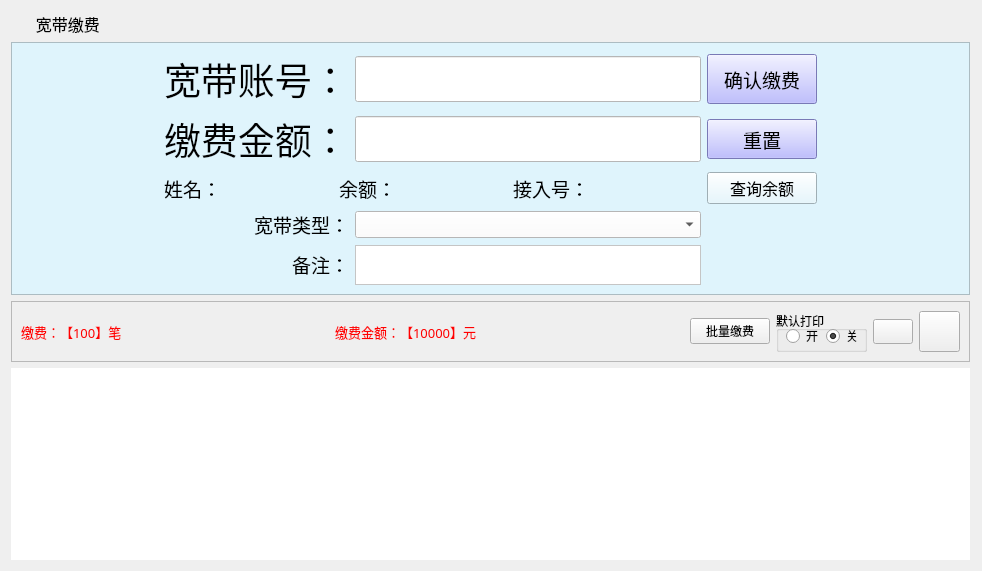
  <widget class="QWidget" name="tab_1">
   <attribute name="title">
    <string>宽带缴费</string>
   </attribute>
   <layout class="QGridLayout" name="gridLayout_5">
    <item row="0" column="0">
     <widget class="QLabel" name="label">
      <property name="sizePolicy">
       <sizepolicy hsizetype="Preferred" vsizetype="Preferred">
        <horstretch>0</horstretch>
        <verstretch>0</verstretch>
       </sizepolicy>
      </property>
      <property name="font">
       <font>
        <family>微软雅黑</family>
        <pointsize>12</pointsize>
       </font>
      </property>
      <property name="styleSheet">
       <string notr="true">background-image: url(:/bg/images/mainframe/navigator.png);
background-repeat: no-repeat;</string>
      </property>
      <property name="text">
       <string>      宽带缴费</string>
      </property>
     </widget>
    </item>
    <item row="0" column="1">
     <spacer name="horizontalSpacer">
      <property name="orientation">
       <enum>Qt::Horizontal</enum>
      </property>
      <property name="sizeType">
       <enum>QSizePolicy::Fixed</enum>
      </property>
      <property name="sizeHint" stdset="0">
       <size>
        <width>1</width>
        <height>25</height>
       </size>
      </property>
     </spacer>
    </item>
    <item row="1" column="0">
     <widget class="QFrame" name="frame">
      <property name="styleSheet">
       <string notr="true">background-color: rgb(223, 244, 252);</string>
      </property>
      <property name="frameShape">
       <enum>QFrame::StyledPanel</enum>
      </property>
      <property name="frameShadow">
       <enum>QFrame::Raised</enum>
      </property>
      <layout class="QGridLayout" name="gridLayout_4">
       <item row="0" column="0">
        <spacer name="horizontalSpacer_3">
         <property name="orientation">
          <enum>Qt::Horizontal</enum>
         </property>
         <property name="sizeHint" stdset="0">
          <size>
           <width>54</width>
           <height>20</height>
          </size>
         </property>
        </spacer>
       </item>
       <item row="0" column="1">
        <widget class="QLabel" name="label_2">
         <property name="font">
          <font>
           <family>黑体</family>
           <pointsize>28</pointsize>
          </font>
         </property>
         <property name="text">
          <string>宽带账号：</string>
         </property>
        </widget>
       </item>
       <item row="0" column="2">
        <widget class="QLineEdit" name="txi_internetAccount">
         <property name="sizePolicy">
          <sizepolicy hsizetype="Fixed" vsizetype="Fixed">
           <horstretch>0</horstretch>
           <verstretch>0</verstretch>
          </sizepolicy>
         </property>
         <property name="minimumSize">
          <size>
           <width>0</width>
           <height>46</height>
          </size>
         </property>
         <property name="maximumSize">
          <size>
           <width>16777215</width>
           <height>46</height>
          </size>
         </property>
         <property name="font">
          <font>
           <family>黑体</family>
           <pointsize>28</pointsize>
          </font>
         </property>
         <property name="styleSheet">
          <string notr="true">background-color: rgb(255, 255, 255);</string>
         </property>
         <property name="text">
          <string/>
         </property>
         <property name="maxLength">
          <number>20</number>
         </property>
        </widget>
       </item>
       <item row="0" column="3">
        <widget class="QPushButton" name="btn_submit">
         <property name="minimumSize">
          <size>
           <width>110</width>
           <height>40</height>
          </size>
         </property>
         <property name="maximumSize">
          <size>
           <width>110</width>
           <height>50</height>
          </size>
         </property>
         <property name="font">
          <font>
           <family>宋体</family>
           <pointsize>14</pointsize>
          </font>
         </property>
         <property name="styleSheet">
          <string notr="true">background-color: rgb(170, 170, 255);</string>
         </property>
         <property name="text">
          <string>确认缴费</string>
         </property>
        </widget>
       </item>
       <item row="0" column="4">
        <spacer name="horizontalSpacer_9">
         <property name="orientation">
          <enum>Qt::Horizontal</enum>
         </property>
         <property name="sizeHint" stdset="0">
          <size>
           <width>82</width>
           <height>43</height>
          </size>
         </property>
        </spacer>
       </item>
       <item row="1" column="0">
        <spacer name="horizontalSpacer_4">
         <property name="orientation">
          <enum>Qt::Horizontal</enum>
         </property>
         <property name="sizeHint" stdset="0">
          <size>
           <width>54</width>
           <height>20</height>
          </size>
         </property>
        </spacer>
       </item>
       <item row="1" column="1">
        <widget class="QLabel" name="label_3">
         <property name="font">
          <font>
           <family>黑体</family>
           <pointsize>28</pointsize>
          </font>
         </property>
         <property name="text">
          <string>缴费金额：</string>
         </property>
        </widget>
       </item>
       <item row="1" column="2">
        <widget class="QLineEdit" name="txi_money">
         <property name="sizePolicy">
          <sizepolicy hsizetype="Fixed" vsizetype="Fixed">
           <horstretch>0</horstretch>
           <verstretch>0</verstretch>
          </sizepolicy>
         </property>
         <property name="minimumSize">
          <size>
           <width>0</width>
           <height>46</height>
          </size>
         </property>
         <property name="maximumSize">
          <size>
           <width>16777215</width>
           <height>46</height>
          </size>
         </property>
         <property name="font">
          <font>
           <family>黑体</family>
           <pointsize>28</pointsize>
          </font>
         </property>
         <property name="styleSheet">
          <string notr="true">background-color: rgb(255, 255, 255);</string>
         </property>
         <property name="text">
          <string/>
         </property>
         <property name="maxLength">
          <number>10</number>
         </property>
        </widget>
       </item>
       <item row="1" column="3">
        <widget class="QPushButton" name="btn_reset">
         <property name="minimumSize">
          <size>
           <width>110</width>
           <height>40</height>
          </size>
         </property>
         <property name="maximumSize">
          <size>
           <width>110</width>
           <height>40</height>
          </size>
         </property>
         <property name="font">
          <font>
           <family>宋体</family>
           <pointsize>14</pointsize>
          </font>
         </property>
         <property name="styleSheet">
          <string notr="true">background-color: rgb(170, 170, 255);</string>
         </property>
         <property name="text">
          <string>重置</string>
         </property>
        </widget>
       </item>
       <item row="1" column="4">
        <spacer name="horizontalSpacer_10">
         <property name="orientation">
          <enum>Qt::Horizontal</enum>
         </property>
         <property name="sizeHint" stdset="0">
          <size>
           <width>82</width>
           <height>43</height>
          </size>
         </property>
        </spacer>
       </item>
       <item row="2" column="0">
        <spacer name="horizontalSpacer_6">
         <property name="orientation">
          <enum>Qt::Horizontal</enum>
         </property>
         <property name="sizeHint" stdset="0">
          <size>
           <width>54</width>
           <height>20</height>
          </size>
         </property>
        </spacer>
       </item>
       <item row="2" column="1" colspan="2">
        <layout class="QHBoxLayout" name="horizontalLayout">
         <item>
          <widget class="QLabel" name="label_15">
           <property name="sizePolicy">
            <sizepolicy hsizetype="Fixed" vsizetype="Preferred">
             <horstretch>0</horstretch>
             <verstretch>0</verstretch>
            </sizepolicy>
           </property>
           <property name="font">
            <font>
             <family>宋体</family>
             <pointsize>14</pointsize>
            </font>
           </property>
           <property name="text">
            <string>姓名：</string>
           </property>
          </widget>
         </item>
         <item>
          <widget class="QLabel" name="txt_name">
           <property name="sizePolicy">
            <sizepolicy hsizetype="Preferred" vsizetype="Preferred">
             <horstretch>0</horstretch>
             <verstretch>0</verstretch>
            </sizepolicy>
           </property>
           <property name="font">
            <font>
             <family>宋体</family>
             <pointsize>14</pointsize>
            </font>
           </property>
           <property name="styleSheet">
            <string notr="true">color: rgb(255, 0, 0);</string>
           </property>
           <property name="text">
            <string/>
           </property>
          </widget>
         </item>
         <item>
          <widget class="QLabel" name="label_16">
           <property name="sizePolicy">
            <sizepolicy hsizetype="Fixed" vsizetype="Preferred">
             <horstretch>0</horstretch>
             <verstretch>0</verstretch>
            </sizepolicy>
           </property>
           <property name="font">
            <font>
             <family>宋体</family>
             <pointsize>14</pointsize>
            </font>
           </property>
           <property name="text">
            <string>余额：</string>
           </property>
          </widget>
         </item>
         <item>
          <widget class="QLabel" name="txt_money">
           <property name="font">
            <font>
             <family>宋体</family>
             <pointsize>14</pointsize>
            </font>
           </property>
           <property name="styleSheet">
            <string notr="true">color: rgb(255, 0, 0);</string>
           </property>
           <property name="text">
            <string/>
           </property>
          </widget>
         </item>
         <item>
          <widget class="QLabel" name="label_17">
           <property name="sizePolicy">
            <sizepolicy hsizetype="Fixed" vsizetype="Preferred">
             <horstretch>0</horstretch>
             <verstretch>0</verstretch>
            </sizepolicy>
           </property>
           <property name="font">
            <font>
             <family>宋体</family>
             <pointsize>14</pointsize>
            </font>
           </property>
           <property name="text">
            <string>接入号：</string>
           </property>
          </widget>
         </item>
         <item>
          <widget class="QLabel" name="txt_access_num">
           <property name="font">
            <font>
             <family>宋体</family>
             <pointsize>14</pointsize>
            </font>
           </property>
           <property name="styleSheet">
            <string notr="true">color: rgb(255, 0, 0);</string>
           </property>
           <property name="text">
            <string/>
           </property>
          </widget>
         </item>
        </layout>
       </item>
       <item row="2" column="3">
        <widget class="QPushButton" name="btn_search_kd">
         <property name="minimumSize">
          <size>
           <width>0</width>
           <height>30</height>
          </size>
         </property>
         <property name="font">
          <font>
           <family>微软雅黑</family>
           <pointsize>12</pointsize>
          </font>
         </property>
         <property name="text">
          <string>查询余额</string>
         </property>
        </widget>
       </item>
       <item row="2" column="4">
        <spacer name="horizontalSpacer_38">
         <property name="orientation">
          <enum>Qt::Horizontal</enum>
         </property>
         <property name="sizeHint" stdset="0">
          <size>
           <width>82</width>
           <height>27</height>
          </size>
         </property>
        </spacer>
       </item>
       <item row="3" column="0">
        <spacer name="horizontalSpacer_2">
         <property name="orientation">
          <enum>Qt::Horizontal</enum>
         </property>
         <property name="sizeHint" stdset="0">
          <size>
           <width>83</width>
           <height>20</height>
          </size>
         </property>
        </spacer>
       </item>
       <item row="3" column="1">
        <widget class="QLabel" name="label_4">
         <property name="font">
          <font>
           <family>宋体</family>
           <pointsize>14</pointsize>
          </font>
         </property>
         <property name="text">
          <string>&lt;!DOCTYPE HTML PUBLIC &quot;-//W3C//DTD HTML 4.0//EN&quot; &quot;http://www.w3.org/TR/REC-html40/strict.dtd&quot;&gt;
&lt;html&gt;&lt;head&gt;&lt;meta name=&quot;qrichtext&quot; content=&quot;1&quot; /&gt;&lt;style type=&quot;text/css&quot;&gt;
p, li { white-space: pre-wrap; }
&lt;/style&gt;&lt;/head&gt;&lt;body style=&quot; font-family:'SimSun'; font-size:9pt; font-weight:400; font-style:normal;&quot;&gt;
&lt;p align=&quot;right&quot; style=&quot; margin-top:0px; margin-bottom:0px; margin-left:0px; margin-right:0px; -qt-block-indent:0; text-indent:0px;&quot;&gt;&lt;span style=&quot; font-family:'宋体'; font-size:14pt;&quot;&gt;宽带类型：&lt;/span&gt;&lt;/p&gt;&lt;/body&gt;&lt;/html&gt;</string>
         </property>
        </widget>
       </item>
       <item row="3" column="2">
        <widget class="QComboBox" name="cbx_internetType">
         <property name="minimumSize">
          <size>
           <width>0</width>
           <height>27</height>
          </size>
         </property>
         <property name="maximumSize">
          <size>
           <width>16777215</width>
           <height>27</height>
          </size>
         </property>
         <property name="styleSheet">
          <string notr="true">font: 12pt &quot;微软雅黑&quot;;
background-color: rgb(255, 255, 255);</string>
         </property>
        </widget>
       </item>
       <item row="3" column="4">
        <spacer name="horizontalSpacer_11">
         <property name="orientation">
          <enum>Qt::Horizontal</enum>
         </property>
         <property name="sizeHint" stdset="0">
          <size>
           <width>82</width>
           <height>20</height>
          </size>
         </property>
        </spacer>
       </item>
       <item row="4" column="0">
        <spacer name="horizontalSpacer_8">
         <property name="orientation">
          <enum>Qt::Horizontal</enum>
         </property>
         <property name="sizeHint" stdset="0">
          <size>
           <width>83</width>
           <height>38</height>
          </size>
         </property>
        </spacer>
       </item>
       <item row="4" column="1">
        <widget class="QLabel" name="label_6">
         <property name="font">
          <font>
           <family>宋体</family>
           <pointsize>14</pointsize>
          </font>
         </property>
         <property name="text">
          <string>&lt;!DOCTYPE HTML PUBLIC &quot;-//W3C//DTD HTML 4.0//EN&quot; &quot;http://www.w3.org/TR/REC-html40/strict.dtd&quot;&gt;
&lt;html&gt;&lt;head&gt;&lt;meta name=&quot;qrichtext&quot; content=&quot;1&quot; /&gt;&lt;style type=&quot;text/css&quot;&gt;
p, li { white-space: pre-wrap; }
&lt;/style&gt;&lt;/head&gt;&lt;body style=&quot; font-family:'SimSun'; font-size:9pt; font-weight:400; font-style:normal;&quot;&gt;
&lt;p align=&quot;right&quot; style=&quot; margin-top:0px; margin-bottom:0px; margin-left:0px; margin-right:0px; -qt-block-indent:0; text-indent:0px;&quot;&gt;&lt;span style=&quot; font-family:'宋体'; font-size:14pt;&quot;&gt;备注：&lt;/span&gt;&lt;/p&gt;&lt;/body&gt;&lt;/html&gt;</string>
         </property>
        </widget>
       </item>
       <item row="4" column="2">
        <widget class="QTextEdit" name="txi_content">
         <property name="sizePolicy">
          <sizepolicy hsizetype="Expanding" vsizetype="Fixed">
           <horstretch>0</horstretch>
           <verstretch>0</verstretch>
          </sizepolicy>
         </property>
         <property name="minimumSize">
          <size>
           <width>0</width>
           <height>40</height>
          </size>
         </property>
         <property name="maximumSize">
          <size>
           <width>16777215</width>
           <height>40</height>
          </size>
         </property>
         <property name="styleSheet">
          <string notr="true">background-color: rgb(255, 255, 255);</string>
         </property>
         <property name="readOnly">
          <bool>false</bool>
         </property>
         <property name="html">
          <string>&lt;!DOCTYPE HTML PUBLIC &quot;-//W3C//DTD HTML 4.0//EN&quot; &quot;http://www.w3.org/TR/REC-html40/strict.dtd&quot;&gt;
&lt;html&gt;&lt;head&gt;&lt;meta name=&quot;qrichtext&quot; content=&quot;1&quot; /&gt;&lt;style type=&quot;text/css&quot;&gt;
p, li { white-space: pre-wrap; }
&lt;/style&gt;&lt;/head&gt;&lt;body style=&quot; font-family:'SimSun'; font-size:9pt; font-weight:400; font-style:normal;&quot;&gt;
&lt;p style=&quot;-qt-paragraph-type:empty; margin-top:0px; margin-bottom:0px; margin-left:0px; margin-right:0px; -qt-block-indent:0; text-indent:0px;&quot;&gt;&lt;/p&gt;&lt;/body&gt;&lt;/html&gt;</string>
         </property>
         <property name="acceptRichText">
          <bool>false</bool>
         </property>
        </widget>
       </item>
       <item row="4" column="4">
        <spacer name="horizontalSpacer_45">
         <property name="orientation">
          <enum>Qt::Horizontal</enum>
         </property>
         <property name="sizeHint" stdset="0">
          <size>
           <width>82</width>
           <height>20</height>
          </size>
         </property>
        </spacer>
       </item>
      </layout>
     </widget>
    </item>
    <item row="2" column="0">
     <widget class="QFrame" name="frame_2">
      <property name="frameShape">
       <enum>QFrame::StyledPanel</enum>
      </property>
      <property name="frameShadow">
       <enum>QFrame::Raised</enum>
      </property>
      <layout class="QGridLayout" name="gridLayout_3">
       <item row="0" column="0">
        <widget class="QLabel" name="txt_rpt_count">
         <property name="font">
          <font>
           <family>宋体</family>
           <pointsize>10</pointsize>
          </font>
         </property>
         <property name="styleSheet">
          <string notr="true">color: rgb(255, 0, 0);</string>
         </property>
         <property name="text">
          <string>缴费：【100】笔</string>
         </property>
        </widget>
       </item>
       <item row="0" column="1">
        <spacer name="horizontalSpacer_17">
         <property name="orientation">
          <enum>Qt::Horizontal</enum>
         </property>
         <property name="sizeHint" stdset="0">
          <size>
           <width>207</width>
           <height>20</height>
          </size>
         </property>
        </spacer>
       </item>
       <item row="0" column="2">
        <widget class="QLabel" name="txt_rpt_money">
         <property name="font">
          <font>
           <family>宋体</family>
           <pointsize>10</pointsize>
          </font>
         </property>
         <property name="styleSheet">
          <string notr="true">color: rgb(255, 0, 0);</string>
         </property>
         <property name="text">
          <string>缴费金额：【10000】元</string>
         </property>
        </widget>
       </item>
       <item row="0" column="3">
        <spacer name="horizontalSpacer_14">
         <property name="orientation">
          <enum>Qt::Horizontal</enum>
         </property>
         <property name="sizeHint" stdset="0">
          <size>
           <width>207</width>
           <height>20</height>
          </size>
         </property>
        </spacer>
       </item>
       <item row="0" column="5">
        <widget class="QGroupBox" name="groupBox">
         <property name="minimumSize">
          <size>
           <width>91</width>
           <height>41</height>
          </size>
         </property>
         <property name="title">
          <string>默认打印</string>
         </property>
         <widget class="QRadioButton" name="rdo_print_on">
          <property name="geometry">
           <rect>
            <x>10</x>
            <y>17</y>
            <width>41</width>
            <height>16</height>
           </rect>
          </property>
          <property name="text">
           <string>开</string>
          </property>
         </widget>
         <widget class="QRadioButton" name="rdo_print_off">
          <property name="geometry">
           <rect>
            <x>50</x>
            <y>17</y>
            <width>31</width>
            <height>16</height>
           </rect>
          </property>
          <property name="text">
           <string>关</string>
          </property>
          <property name="checked">
           <bool>true</bool>
          </property>
         </widget>
        </widget>
       </item>
       <item row="0" column="6">
        <widget class="QPushButton" name="btn_refresh">
         <property name="minimumSize">
          <size>
           <width>40</width>
           <height>25</height>
          </size>
         </property>
         <property name="maximumSize">
          <size>
           <width>40</width>
           <height>25</height>
          </size>
         </property>
         <property name="styleSheet">
          <string notr="true">background-image: url(:/btn/images/mainframe/btn_sx.png);</string>
         </property>
         <property name="text">
          <string/>
         </property>
        </widget>
       </item>
       <item row="0" column="7">
        <widget class="QPushButton" name="btn_print">
         <property name="sizePolicy">
          <sizepolicy hsizetype="Fixed" vsizetype="Fixed">
           <horstretch>0</horstretch>
           <verstretch>0</verstretch>
          </sizepolicy>
         </property>
         <property name="minimumSize">
          <size>
           <width>41</width>
           <height>41</height>
          </size>
         </property>
         <property name="maximumSize">
          <size>
           <width>41</width>
           <height>41</height>
          </size>
         </property>
         <property name="styleSheet">
          <string notr="true">background-image: url(:/btn/images/print.png);</string>
         </property>
         <property name="text">
          <string/>
         </property>
        </widget>
       </item>
       <item row="0" column="4">
        <widget class="QPushButton" name="btnPayWithList">
         <property name="text">
          <string>批量缴费</string>
         </property>
        </widget>
       </item>
      </layout>
     </widget>
    </item>
    <item row="3" column="0">
     <widget class="QTableWidget" name="tableWidget">
      <property name="styleSheet">
       <string notr="true">color: rgb(0, 0, 0);</string>
      </property>
      <property name="frameShape">
       <enum>QFrame::NoFrame</enum>
      </property>
      <property name="gridStyle">
       <enum>Qt::SolidLine</enum>
      </property>
     </widget>
    </item>
   </layout>
  </widget>
